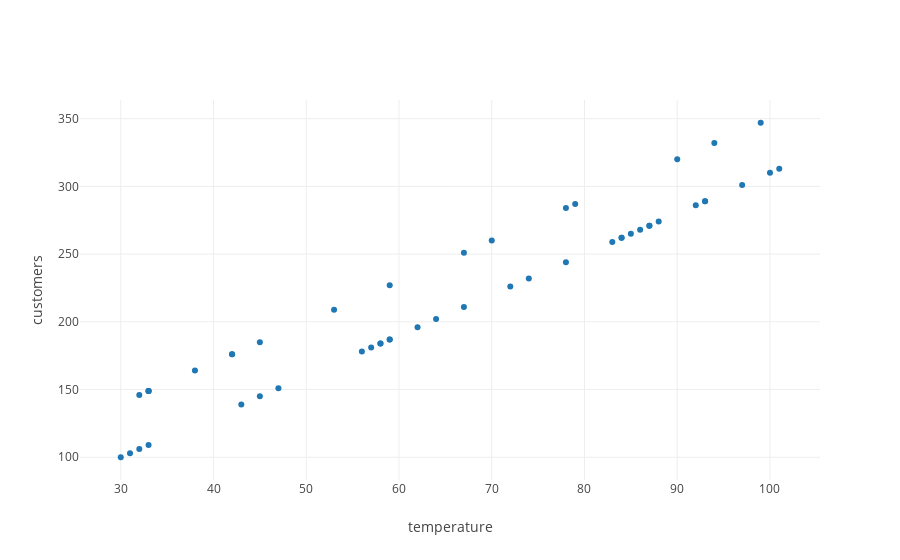

The notebook cell this image was saved under:
### Code cell
from graph import plot, trace_values, build_layout
trace_1 = dict(x = temps, y =  customers, mode = 'markers') 
layout = {'yaxis': {'title': 'customers'}, 'xaxis': {'title': 'temperature'}}
plot([trace_1], layout = layout)

### Figure 1 — Plotly figure (JSON) as saved in the notebook; plotly's stock layout.template omitted (floating-point values rounded to 4 significant figures)
{"data": [{"mode": "markers", "type": "scatter", "uid": "a496e483-c4a5-4126-81ce-ae3e4d512ef3", "x": [30, 31, 32, 32, 33, 33, 33, 33, 38, 42, 42, 43, 45, 45, 47, 53, 56, 57, 58, 58, 59, 59, 59, 62, 64, 67, 67, 70, 72, 74, 78, 78, 79, 83, 84, 84, 85, 86, 87, 87, 88, 90, 92, 93, 93, 94, 97, 99, 100, 101], "y": [100, 103, 146, 106, 109, 149, 149, 149, 164, 176, 176, 139, 145, 185, 151, 209, 178, 181, 184, 184, 187, 187, 227, 196, 202, 211, 251, 260, 226, 232, 244, 284, 287, 259, 262, 262, 265, 268, 271, 271, 274, 320, 286, 289, 289, 332, 301, 347, 310, 313]}], "layout": {"autosize": true, "xaxis": {"autorange": true, "range": [25.65, 105.3], "title": {"text": "temperature"}, "type": "linear"}, "yaxis": {"autorange": true, "range": [81.91, 365.1], "title": {"text": "customers"}, "type": "linear"}}}
